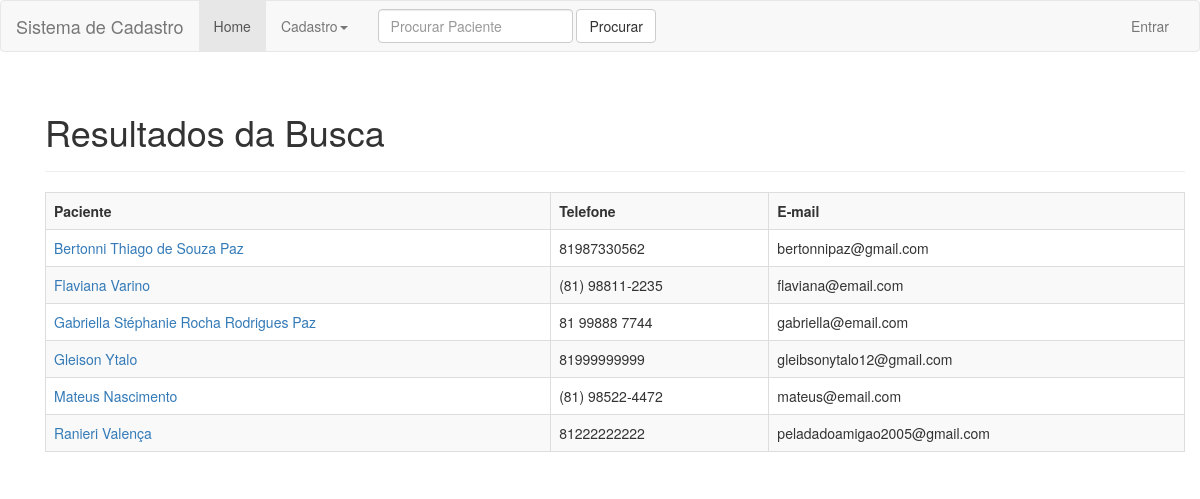
/php/busca.php, run on an earlier commit of the app's database.
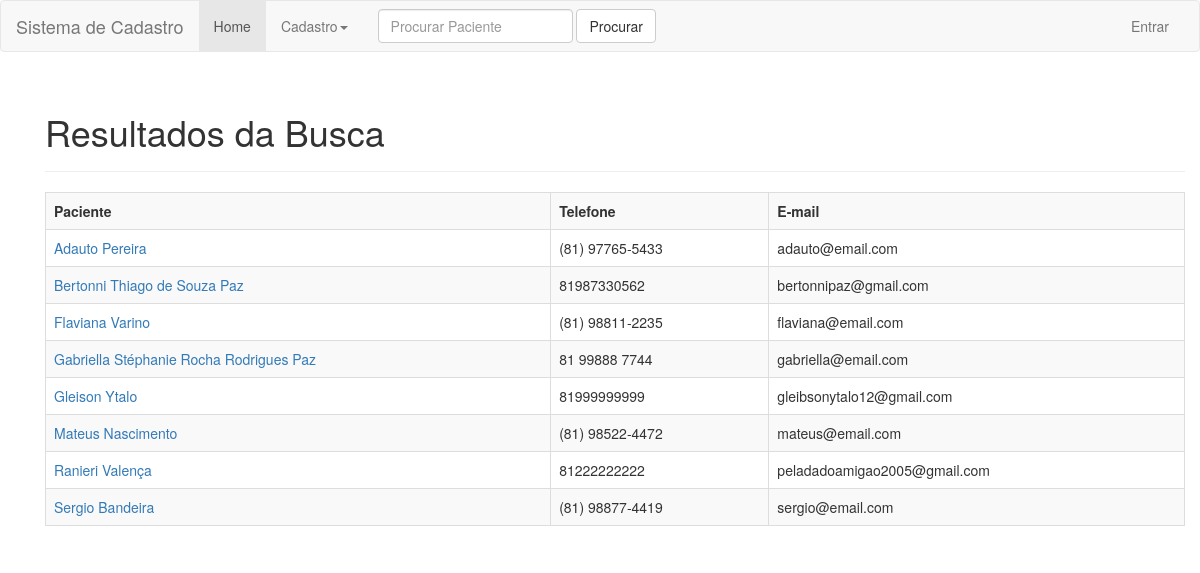
And on a later commit of the database.
### tables this page shows
CREATE TABLE `pacientes` (
  `pac_id` int(11) NOT NULL,
  `pac_nome` varchar(100) NOT NULL,
  `pac_endereco` varchar(200) NOT NULL,
  `pac_rg` int(11) NOT NULL,
  `pac_cpf` int(11) NOT NULL,
  `pac_email` varchar(50) NOT NULL,
  `pac_data_nasc` date NOT NULL,
  `pac_telefone_1` varchar(15) NOT NULL,
  `pac_telefone_2` varchar(15) DEFAULT NULL
);

### php/busca.php (the view, shortened to what this page needs)
<?php
include_once 'cabecalho.php';
if(isset($_POST['texto']) && $_POST['texto'] != "") {
	$text = $_POST['texto'];
	$text = strtolower($text);
	$sql = "SELECT * FROM pacientes WHERE lower(pac_nome) like '%$text%' order by pac_nome";
} else {
	$sql = "SELECT * FROM pacientes order by pac_nome";
}
$result = mysqli_query($connection, $sql);
if($result) {
	$row = mysqli_num_rows($result);
	echo "<div class='container marketing'>
			<div class='container theme-showcase' role='main'>
				<div id='cadastro_pac' class='page-header'>
					<h1>Resultados da Busca</h1>
				</div>
			";
			if($row != 0) {
				echo "<table class='table table-striped table-bordered'>
					<tr>
						<th class='prev_td'>Paciente</td>
						<th class='prev_td'>Telefone</td>
						<th class='prev_td'>E-mail</td>
					</tr>";
				while($array = mysqli_fetch_array($result)) {
					echo "
					<tr>
						<td><a href='#'>" . $array['pac_nome'] . "</a></td>
						<td>" . $array['pac_telefone_1'] . "</td>
						<td>" . $array['pac_email'] . "</td>
					</tr>
					";
				}
		} else {
			echo "<h4>Não foram encontrados resultados para sua busca</h4>";
		}
		echo "</table>
				</div>
			</div>";
}
include_once 'rodape.php';
?>

### php/cabecalho.php (shortened to what this page needs)
<?php
function isLogged() {
  return isset($_SESSION['usuario']);
}
?>
<!DOCTYPE html>
<html lang="pt-br">
<head>
    <link href="../css/bootstrap.min.css" rel="stylesheet">
    <link href="../css/signin.css" rel="stylesheet">
    <link href="../css/ie10-viewport-bug-workaround.css" rel="stylesheet">
</head>
<body>
	<nav class="navbar navbar-default">
  <div class="container-fluid">
    <div class="navbar-header">
      <a class="navbar-brand" href="#">Sistema de Cadastro</a>
    </div>
    <div class="collapse navbar-collapse" id="bs-example-navbar-collapse-1">
      <ul class="nav navbar-nav">
        <li class="active"><a href="#">Home <span class="sr-only">(current)</span></a></li>
        <li class="dropdown">
          <a href="#" class="dropdown-toggle" data-toggle="dropdown" role="button" aria-haspopup="true" aria-expanded="false">Cadastro<span class="caret"></span></a>
        </li>
      </ul>
      <form class="navbar-form navbar-left" action="busca.php" method="POST">
        <div class="form-group">
          <input type="text" class="form-control" name="texto" placeholder="Procurar Paciente">
        </div>
        <button type="submit" class="btn btn-default">Procurar</button>
      </form>
      <?php
      if(!isLogged()) {
      ?>
      <ul class="nav navbar-nav navbar-right">
        <li><a href="login.php">Entrar</a></li>
      </ul>
      <?php
      }
      ?>
    </div>
  </div>
</nav>

### php/rodape.php (shortened to what this page needs)
</body>
</html>

What changed in the data, as far as the page shows it:
added pacientes: pac_nome "Adauto Pereira", pac_telefone_1 "(81) 97765-5433", pac_email "adauto@email.com"
added pacientes: pac_nome "Sergio Bandeira", pac_telefone_1 "(81) 98877-4419", pac_email "sergio@email.com"
